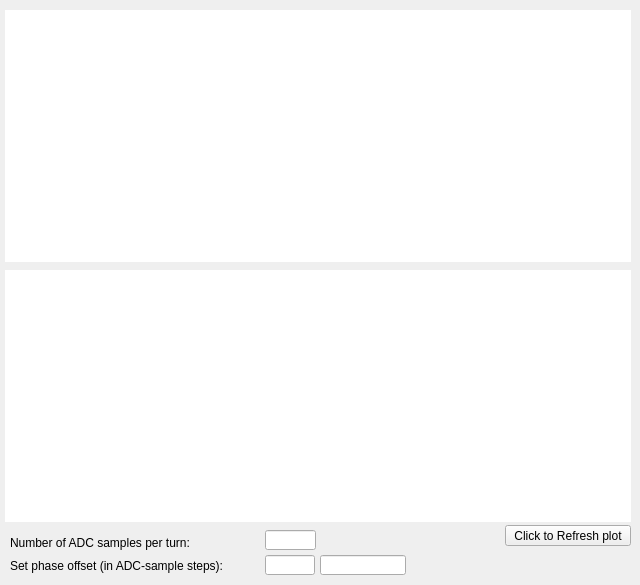
<?xml version="1.0" encoding="UTF-8"?>
<ui version="4.0">
 <class>MainWindow</class>
 <widget class="QMainWindow" name="MainWindow">
  <property name="geometry">
   <rect>
    <x>0</x>
    <y>0</y>
    <width>640</width>
    <height>585</height>
   </rect>
  </property>
  <property name="windowTitle">
   <string>Processing window</string>
  </property>
  <property name="styleSheet">
   <string notr="true"/>
  </property>
  <property name="Title" stdset="0">
   <string>ADC mask &gt;&gt; $(BPM)</string>
  </property>
  <widget class="QWidget" name="centralwidget">
   <widget class="caCartesianPlot" name="tbt_window">
    <property name="geometry">
     <rect>
      <x>5</x>
      <y>270</y>
      <width>626</width>
      <height>252</height>
     </rect>
    </property>
    <property name="sizePolicy">
     <sizepolicy hsizetype="MinimumExpanding" vsizetype="MinimumExpanding">
      <horstretch>0</horstretch>
      <verstretch>2</verstretch>
     </sizepolicy>
    </property>
    <property name="font">
     <font>
      <family>Sans Serif</family>
      <pointsize>10</pointsize>
     </font>
    </property>
    <property name="styleSheet">
     <string notr="true">background-color: rgb(255, 255, 255);</string>
    </property>
    <property name="Title" stdset="0">
     <string notr="true">TBT window</string>
    </property>
    <property name="TitleX">
     <string notr="true">ADC samples</string>
    </property>
    <property name="TitleY">
     <string notr="true">ADC counts</string>
    </property>
    <property name="channels_1" stdset="0">
     <string notr="true">;$(BPM):tbt:tbt_window.ChannelA</string>
    </property>
    <property name="Style_1">
     <enum>caCartesianPlot::Lines</enum>
    </property>
    <property name="symbol_1">
     <enum>caCartesianPlot::Star1</enum>
    </property>
    <property name="color_1">
     <color>
      <red>255</red>
      <green>0</green>
      <blue>0</blue>
     </color>
    </property>
    <property name="channels_2" stdset="0">
     <string notr="true"/>
    </property>
    <property name="symbol_2">
     <enum>caCartesianPlot::NoSymbol</enum>
    </property>
    <property name="color_2">
     <color>
      <red>3</red>
      <green>0</green>
      <blue>255</blue>
     </color>
    </property>
    <property name="channels_3" stdset="0">
     <string notr="true"/>
    </property>
    <property name="symbol_3">
     <enum>caCartesianPlot::Star1</enum>
    </property>
    <property name="color_3">
     <color>
      <red>31</red>
      <green>173</green>
      <blue>30</blue>
     </color>
    </property>
    <property name="channels_4" stdset="0">
     <string notr="true"/>
    </property>
    <property name="symbol_4">
     <enum>caCartesianPlot::Star2</enum>
    </property>
    <property name="color_4">
     <color>
      <red>122</red>
      <green>12</green>
      <blue>114</blue>
     </color>
    </property>
    <property name="plotMode">
     <enum>caCartesianPlot::PlotNPointsAndStop</enum>
    </property>
    <property name="countNumOrChannel" stdset="0">
     <string notr="true">$(BPM):clock_info:decimation:tbt</string>
    </property>
    <property name="triggerChannel" stdset="0">
     <string notr="true"/>
    </property>
    <property name="foreground">
     <color alpha="0">
      <red>255</red>
      <green>255</green>
      <blue>255</blue>
     </color>
    </property>
    <property name="gridColor">
     <color>
      <red>0</red>
      <green>0</green>
      <blue>0</blue>
     </color>
    </property>
    <property name="XaxisScaling" stdset="0">
     <enum>caCartesianPlot::Auto</enum>
    </property>
    <property name="XaxisLimits">
     <string>0;$(BPM):clock_info:decimation:tbt</string>
    </property>
    <property name="YaxisLimits">
     <string>-1000000;-900000</string>
    </property>
   </widget>
   <widget class="caMessageButton" name="tbt_window_refresh">
    <property name="geometry">
     <rect>
      <x>505</x>
      <y>525</y>
      <width>126</width>
      <height>21</height>
     </rect>
    </property>
    <property name="text">
     <string>Click to Refresh plot</string>
    </property>
    <property name="flat">
     <bool>false</bool>
    </property>
    <property name="fontScaleMode">
     <enum>EPushButton::WidthAndHeight</enum>
    </property>
    <property name="channel" stdset="0">
     <string notr="true">$(BPM):tbt:tbt_window.PROC</string>
    </property>
    <property name="background">
     <color>
      <red>255</red>
      <green>255</green>
      <blue>255</blue>
     </color>
    </property>
    <property name="pressMessage">
     <string notr="true">1</string>
    </property>
   </widget>
   <widget class="caCartesianPlot" name="adc_mask">
    <property name="geometry">
     <rect>
      <x>5</x>
      <y>10</y>
      <width>626</width>
      <height>252</height>
     </rect>
    </property>
    <property name="sizePolicy">
     <sizepolicy hsizetype="MinimumExpanding" vsizetype="MinimumExpanding">
      <horstretch>0</horstretch>
      <verstretch>2</verstretch>
     </sizepolicy>
    </property>
    <property name="font">
     <font>
      <family>Sans Serif</family>
      <pointsize>10</pointsize>
     </font>
    </property>
    <property name="styleSheet">
     <string notr="true">background-color: rgb(255, 255, 255);</string>
    </property>
    <property name="Title" stdset="0">
     <string notr="true">ADC mask</string>
    </property>
    <property name="TitleX">
     <string notr="true">ADC sample within same turn</string>
    </property>
    <property name="TitleY">
     <string notr="true">0 ... not selected
1 ... selected</string>
    </property>
    <property name="channels_1" stdset="0">
     <string notr="true">;$(BPM):tbt:adc_mask_mon</string>
    </property>
    <property name="Style_1">
     <enum>caCartesianPlot::Lines</enum>
    </property>
    <property name="symbol_1">
     <enum>caCartesianPlot::XCross</enum>
    </property>
    <property name="color_1">
     <color>
      <red>255</red>
      <green>0</green>
      <blue>0</blue>
     </color>
    </property>
    <property name="channels_2" stdset="0">
     <string notr="true"/>
    </property>
    <property name="symbol_2">
     <enum>caCartesianPlot::Star2</enum>
    </property>
    <property name="color_2">
     <color>
      <red>3</red>
      <green>0</green>
      <blue>255</blue>
     </color>
    </property>
    <property name="channels_3" stdset="0">
     <string notr="true"/>
    </property>
    <property name="symbol_3">
     <enum>caCartesianPlot::Star1</enum>
    </property>
    <property name="color_3">
     <color>
      <red>31</red>
      <green>173</green>
      <blue>30</blue>
     </color>
    </property>
    <property name="channels_4" stdset="0">
     <string notr="true"/>
    </property>
    <property name="symbol_4">
     <enum>caCartesianPlot::Star2</enum>
    </property>
    <property name="color_4">
     <color>
      <red>122</red>
      <green>12</green>
      <blue>114</blue>
     </color>
    </property>
    <property name="plotMode">
     <enum>caCartesianPlot::PlotNPointsAndStop</enum>
    </property>
    <property name="countNumOrChannel" stdset="0">
     <string notr="true"/>
    </property>
    <property name="triggerChannel" stdset="0">
     <string notr="true"/>
    </property>
    <property name="foreground">
     <color alpha="0">
      <red>255</red>
      <green>255</green>
      <blue>255</blue>
     </color>
    </property>
    <property name="grid">
     <bool>false</bool>
    </property>
    <property name="gridColor">
     <color>
      <red>0</red>
      <green>0</green>
      <blue>0</blue>
     </color>
    </property>
    <property name="XaxisScaling" stdset="0">
     <enum>caCartesianPlot::Auto</enum>
    </property>
    <property name="YaxisScaling" stdset="0">
     <enum>caCartesianPlot::Auto</enum>
    </property>
    <property name="XaxisLimits">
     <string>0;2</string>
    </property>
    <property name="YaxisLimits">
     <string>0;2</string>
    </property>
    <property name="YaxisEnabled">
     <bool>true</bool>
    </property>
   </widget>
   <widget class="QLabel" name="label">
    <property name="geometry">
     <rect>
      <x>10</x>
      <y>535</y>
      <width>251</width>
      <height>16</height>
     </rect>
    </property>
    <property name="font">
     <font>
      <pointsize>9</pointsize>
     </font>
    </property>
    <property name="text">
     <string>Number of ADC samples per turn:</string>
    </property>
   </widget>
   <widget class="QLabel" name="label_2">
    <property name="geometry">
     <rect>
      <x>10</x>
      <y>555</y>
      <width>251</width>
      <height>21</height>
     </rect>
    </property>
    <property name="font">
     <font>
      <pointsize>9</pointsize>
     </font>
    </property>
    <property name="text">
     <string>Set phase offset (in ADC-sample steps):</string>
    </property>
   </widget>
   <widget class="caRelatedDisplay" name="carelateddisplay">
    <property name="geometry">
     <rect>
      <x>515</x>
      <y>550</y>
      <width>116</width>
      <height>26</height>
     </rect>
    </property>
    <property name="background">
     <color>
      <red>254</red>
      <green>217</green>
      <blue>188</blue>
     </color>
    </property>
    <property name="labels">
     <string notr="true">Set ADC mask</string>
    </property>
    <property name="files">
     <string notr="true">adc_mask</string>
    </property>
    <property name="args">
     <string notr="true">BPM=$(BPM)</string>
    </property>
   </widget>
   <widget class="caLineEdit" name="calineedit_17">
    <property name="geometry">
     <rect>
      <x>265</x>
      <y>530</y>
      <width>51</width>
      <height>20</height>
     </rect>
    </property>
    <property name="font">
     <font>
      <family>Sans Serif</family>
      <pointsize>10</pointsize>
     </font>
    </property>
    <property name="alignment">
     <set>Qt::AlignCenter</set>
    </property>
    <property name="readOnly">
     <bool>true</bool>
    </property>
    <property name="channel" stdset="0">
     <string notr="true">$(BPM):clock_info:decimation:tbt</string>
    </property>
    <property name="foreground">
     <color>
      <red>0</red>
      <green>0</green>
      <blue>0</blue>
     </color>
    </property>
    <property name="background">
     <color>
      <red>255</red>
      <green>255</green>
      <blue>255</blue>
     </color>
    </property>
    <property name="colorMode">
     <enum>caLineEdit::Static</enum>
    </property>
    <property name="frameLineWidth" stdset="0">
     <number>1</number>
    </property>
    <property name="fontScaleMode">
     <enum>caLineEdit::WidthAndHeight</enum>
    </property>
    <property name="unitsEnabled">
     <bool>true</bool>
    </property>
   </widget>
   <widget class="caTextEntry" name="phase_offset">
    <property name="geometry">
     <rect>
      <x>265</x>
      <y>555</y>
      <width>50</width>
      <height>20</height>
     </rect>
    </property>
    <property name="font">
     <font>
      <family>FreeSans</family>
      <pointsize>8</pointsize>
     </font>
    </property>
    <property name="alignment">
     <set>Qt::AlignRight|Qt::AlignTrailing|Qt::AlignVCenter</set>
    </property>
    <property name="channel" stdset="0">
     <string notr="true">$(BPM):tbt:phase_offset_sp</string>
    </property>
    <property name="foreground">
     <color>
      <red>170</red>
      <green>0</green>
      <blue>0</blue>
     </color>
    </property>
    <property name="background">
     <color>
      <red>255</red>
      <green>255</green>
      <blue>127</blue>
     </color>
    </property>
    <property name="colorMode">
     <enum>caLineEdit::Static</enum>
    </property>
    <property name="fontScaleMode">
     <enum>caLineEdit::WidthAndHeight</enum>
    </property>
   </widget>
   <widget class="caLineEdit" name="calineedit_18">
    <property name="geometry">
     <rect>
      <x>320</x>
      <y>555</y>
      <width>86</width>
      <height>20</height>
     </rect>
    </property>
    <property name="font">
     <font>
      <family>Sans Serif</family>
      <pointsize>10</pointsize>
     </font>
    </property>
    <property name="alignment">
     <set>Qt::AlignCenter</set>
    </property>
    <property name="readOnly">
     <bool>true</bool>
    </property>
    <property name="channel" stdset="0">
     <string notr="true">$(BPM):tbt:phase_offset_mon</string>
    </property>
    <property name="foreground">
     <color>
      <red>0</red>
      <green>0</green>
      <blue>0</blue>
     </color>
    </property>
    <property name="background">
     <color>
      <red>255</red>
      <green>255</green>
      <blue>255</blue>
     </color>
    </property>
    <property name="colorMode">
     <enum>caLineEdit::Static</enum>
    </property>
    <property name="frameLineWidth" stdset="0">
     <number>1</number>
    </property>
    <property name="fontScaleMode">
     <enum>caLineEdit::WidthAndHeight</enum>
    </property>
    <property name="unitsEnabled">
     <bool>true</bool>
    </property>
   </widget>
  </widget>
 </widget>
 <customwidgets>
  <customwidget>
   <class>QwtPlot</class>
   <extends>QFrame</extends>
   <header>qwt_plot.h</header>
  </customwidget>
  <customwidget>
   <class>caRelatedDisplay</class>
   <extends>QWidget</extends>
   <header>caRelatedDisplay</header>
  </customwidget>
  <customwidget>
   <class>caTextEntry</class>
   <extends>caLineEdit</extends>
   <header>caTextEntry</header>
  </customwidget>
  <customwidget>
   <class>caMessageButton</class>
   <extends>QPushButton</extends>
   <header>caMessageButton</header>
  </customwidget>
  <customwidget>
   <class>caLineEdit</class>
   <extends>QLineEdit</extends>
   <header>caLineEdit</header>
  </customwidget>
  <customwidget>
   <class>caCartesianPlot</class>
   <extends>QwtPlot</extends>
   <header>caCartesianPlot</header>
  </customwidget>
 </customwidgets>
 <resources/>
 <connections/>
</ui>
